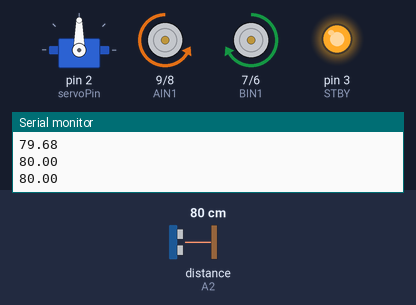
Bench run of a sketch on a simulated Arduino Uno, built with avr-gcc and run on an emulated ATmega328P. On the bench: servo, motor-driver pin pairs drawn as motors (green arrow = first pin HIGH = forward, orange = second pin HIGH = backward, longer = more drive, scaled by the enable pin, stopped while the standby pin is LOW), output pins drawn as LEDs (lit = HIGH), the last lines printed to the serial monitor. Wiring (inferred from the names in the program): ultrasonic range finder: trigger A1; echo A2. The test bench sets the inputs (shaded band); at power-on: distance to the obstacle (sensor on A2) 80 cm. The echo pulse lasts 58.3 µs per cm; pins used as bus, display or sensor lines are not drawn.

Above: at 4.2 s.
4.3 s: distance to the obstacle (sensor on A2) set to 22 cm
5.8 s: distance to the obstacle (sensor on A2) set to 18 cm
At 7.3 s:
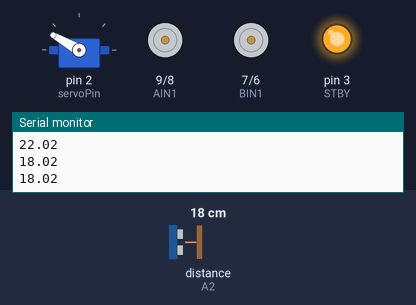
At 9.3 s:
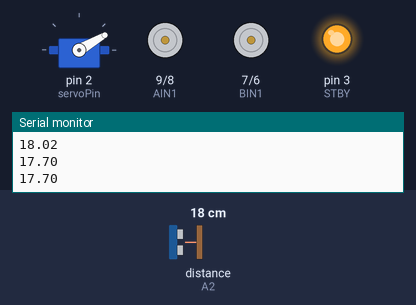
11.8 s: distance to the obstacle (sensor on A2) set to 35 cm
14.8 s: distance to the obstacle (sensor on A2) set to 23 cm
16.3 s: distance to the obstacle (sensor on A2) set to 18 cm
At 18.8 s:
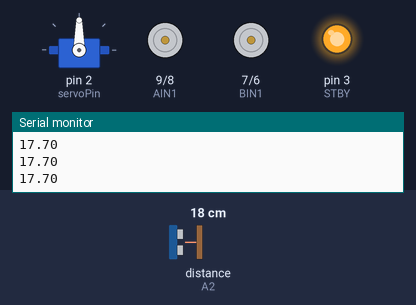
Timing chart, 0 to 20.3 s (numbered marks = the images above; inputs shaded):
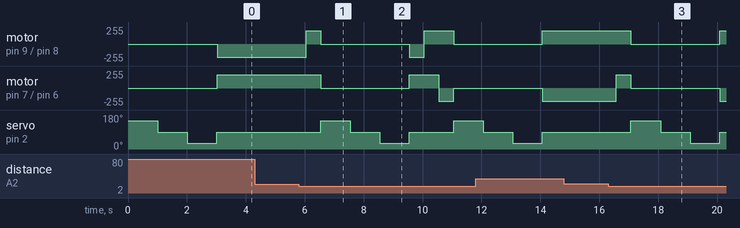

Measured:
- the behaviour switches between 20 and 19 cm on distance to the obstacle (sensor on A2) (found by bisection; images 0 and 1)
- after the input at 16.3 s, motor on pin 9 (AIN1) / pin 8 (AIN2): forward 200/255 → stopped after 0.77 s, → forward 200/255 3.0 s later; motor on pin 7 (BIN1) / pin 6 (BIN2): backward 200/255 → forward 200/255 after 0.27 s, → stopped 0.50 s later, → backward 200/255 3.0 s later

The sketch:

RoboCarV2.ino
```cpp
#include <Servo.h>
Servo servo;

// Motor Driver config
const int AIN1 = 9;
const int AIN2 = 8;
const int BIN1 = 7;
const int BIN2 = 6;
const int STBY = 3;
const int PWMA = 11;
const int PWMB = 5;

// IR sensor config
const int leftIrPin = 5;
const int rightIrPin = 4;
int leftIrState = 0;
int rightIrState = 0;

// Servo config
const int servoPin = 2;
const int servoPosLeft = 150;
const int servoPosRight = 30;
const int servoPosCentre = 90;

// Ultra Sonic sensor config
const int trigPin = A1;
const int echoPin = A2;
const float soundSpeed = 0.0343;
long duration = 0;
float distanceLeft = 0;
float distanceCentre = 0;
float distanceRight = 0;

unsigned long prevTime = 0;
unsigned long currTime = 0;

enum Mode {
  NORMAL_DRIVING,
  ESCAPE_REVERSE,
  ESCAPE_TURNING,
  ESCAPE_SCANNING
};

Mode currState = NORMAL_DRIVING;

unsigned long manueverStartTime = 0;


void reverse() {
  digitalWrite(AIN1, HIGH);
  digitalWrite(AIN2, LOW);
  digitalWrite(BIN1, HIGH);
  digitalWrite(BIN2, LOW);
}

void forward() {
  digitalWrite(AIN1, LOW);
  digitalWrite(AIN2, HIGH);
  digitalWrite(BIN1, LOW);
  digitalWrite(BIN2, HIGH);
}

void left() {
  digitalWrite(AIN1, LOW);
  digitalWrite(AIN2, HIGH);
  digitalWrite(BIN1, HIGH);
  digitalWrite(BIN2, LOW);
}

void right() {
  digitalWrite(AIN1, HIGH);
  digitalWrite(AIN2, LOW);
  digitalWrite(BIN1, LOW);
  digitalWrite(BIN2, HIGH);
}

void brake() {
  digitalWrite(AIN1, LOW);
  digitalWrite(AIN2, LOW);
  digitalWrite(BIN1, LOW);
  digitalWrite(BIN2, LOW);
}

/**
 * Checks if the delayTime has elapsed.
 *
 * Returns True if the time has elapsed; else False
 */
bool checkTime(int delayTime) {
  currTime = millis();
  if ((currTime - prevTime) >= delayTime) {
    prevTime = currTime; // reset the timer
    return true;
  }
  return false;
}


/**
 * Calculates the distance to an object using the HC-SR04 sensor.
 *
 * This function triggers the ultrasonic sensor, measures the echo
 * duration, and applies the speed of sound to calculate the distance.
 */
float getDistance(int trig, int echo) {
  digitalWrite(trig, LOW);
  delayMicroseconds(10);

  digitalWrite(trig, HIGH);
  delayMicroseconds(10);
  digitalWrite(trigPin, LOW);

  duration = pulseIn(echo, HIGH, 24000);

  float distance = (duration * soundSpeed) / 2.0;
  Serial.println(distance);

  return distance;
}

/**
 * Sweeps the front area of the Robot car for obstacles.
 *
 * Writes the distance of the obstacles found to global
 * variables.
*/
void obstacleCheck() {
  servo.write(servoPosLeft);
  delay(500);
  distanceLeft = getDistance(trigPin, echoPin);
  delay(500);

  servo.write(servoPosCentre);
  delay(500);
  distanceCentre = getDistance(trigPin, echoPin);
  delay(500);

  servo.write(servoPosRight);
  delay(500);
  distanceRight = getDistance(trigPin, echoPin);
  delay(500);

  servo.write(servoPosCentre);
}

/**
 * A helper function to check if a direction is blocked
 *
 * Returns a bool
*/
bool isBlocked(float distance) {
  if (distance < 20.0) {
    return true;
  }
  return false;
}


/**
 * Chooses a direction to move the vehicle based on a series of
 * conditions
*/
void chooseDir() {
  if (isBlocked(distanceLeft) && isBlocked(distanceCentre) && isBlocked(distanceRight)) {
    reverse();
    currState = ESCAPE_REVERSE;
    manueverStartTime = millis();
    return;
  }

  else if (isBlocked(distanceCentre)) {
    reverse();
    delay(500);
    brake();
    obstacleCheck();
    if (distanceLeft > distanceRight) {
      left();
      delay(500);
      Serial.println("Turning left");
    } else {
      right();
      delay(500);
      Serial.println("Turning right");
    }
    return;
  }

  else if (!isBlocked(distanceLeft)) {
    left();
    delay(500);
    return;
  }

  else if (!isBlocked(distanceRight)) {
    right();
    delay(500);
    return;
  }

  else {
    forward();
  }
}

void setup() {
  Serial.begin(9600);

  pinMode(AIN1, OUTPUT);
  pinMode(AIN2, OUTPUT);
  pinMode(BIN1, OUTPUT);
  pinMode(BIN2, OUTPUT);

  pinMode(STBY, OUTPUT);

  pinMode(PWMA, OUTPUT);
  pinMode(PWMB, OUTPUT);

  servo.attach(servoPin);

  pinMode(trigPin, OUTPUT);
  pinMode(echoPin, INPUT);

  pinMode(leftIrPin, INPUT);
  pinMode(rightIrPin, INPUT);

  digitalWrite(STBY, HIGH);

  servo.write(90);

  obstacleCheck();

  analogWrite(PWMA, 200);
  analogWrite(PWMB, 200);
}

void loop() {
  switch (currState) {
    case NORMAL_DRIVING:
      if (checkTime(100)) {
        distanceCentre = getDistance(trigPin, echoPin);
      }
      chooseDir();
      break;

    case ESCAPE_REVERSE:
      if (millis() - manueverStartTime >= 500) {
        right();
        currState = ESCAPE_TURNING;
        manueverStartTime = millis();
      }
      break;

    case ESCAPE_TURNING:
      if (millis() - manueverStartTime >= 500) {
        brake();
        currState = ESCAPE_SCANNING;
      }
      break;

    case ESCAPE_SCANNING:
      obstacleCheck();
      forward();
      Serial.println("Moving Forward");
      currState = NORMAL_DRIVING;
      break;
  }
}
```
